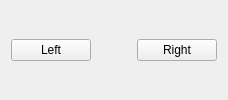
<?xml version="1.0" encoding="UTF-8"?>
<ui version="4.0">
 <class>SpacerForm</class>
 <widget class="QWidget" name="SpacerForm">
  <layout class="QHBoxLayout" name="row">
   <item><widget class="QPushButton" name="leftBtn"><property name="text"><string>Left</string></property></widget></item>
   <item><spacer name="hSpacer"><property name="orientation"><enum>Qt::Orientation::Horizontal</enum></property><property name="sizeHint"><size><width>40</width><height>20</height></size></property></spacer></item>
   <item><widget class="QPushButton" name="rightBtn"><property name="text"><string>Right</string></property></widget></item>
  </layout>
 </widget>
</ui>
